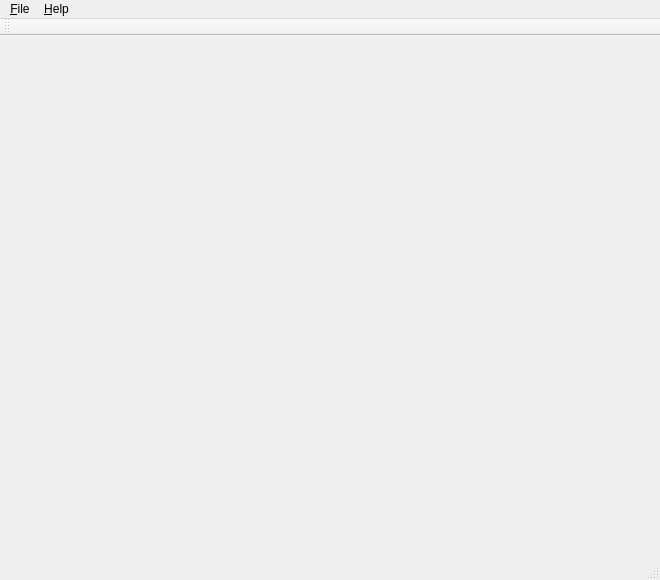
<?xml version="1.0" encoding="UTF-8"?>
<ui version="4.0">
 <class>MainWindow</class>
 <widget class="QMainWindow" name="MainWindow">
  <property name="geometry">
   <rect>
    <x>0</x>
    <y>0</y>
    <width>660</width>
    <height>580</height>
   </rect>
  </property>
  <property name="sizePolicy">
   <sizepolicy hsizetype="Expanding" vsizetype="Expanding">
    <horstretch>0</horstretch>
    <verstretch>0</verstretch>
   </sizepolicy>
  </property>
  <property name="windowTitle">
   <string>Foreign Book Reader</string>
  </property>
  <widget class="QWidget" name="centralWidget">
   <layout class="QVBoxLayout" name="verticalLayout">
    <item>
     <widget class="QOolTextEdit" name="textEdit" native="true"/>
    </item>
   </layout>
  </widget>
  <widget class="QMenuBar" name="menuBar">
   <property name="geometry">
    <rect>
     <x>0</x>
     <y>0</y>
     <width>660</width>
     <height>23</height>
    </rect>
   </property>
   <widget class="QMenu" name="menuFile">
    <property name="title">
     <string>&amp;File</string>
    </property>
    <addaction name="actionOpen"/>
    <addaction name="actionAddBookmark"/>
    <addaction name="actionChooseBookmark"/>
    <addaction name="actionDisplayWords"/>
    <addaction name="separator"/>
    <addaction name="actionExit"/>
   </widget>
   <widget class="QMenu" name="menuHelp">
    <property name="title">
     <string>&amp;Help</string>
    </property>
    <addaction name="actionAboutProgram"/>
    <addaction name="actionAboutQt"/>
   </widget>
   <addaction name="menuFile"/>
   <addaction name="menuHelp"/>
  </widget>
  <widget class="QToolBar" name="mainToolBar">
   <attribute name="toolBarArea">
    <enum>TopToolBarArea</enum>
   </attribute>
   <attribute name="toolBarBreak">
    <bool>false</bool>
   </attribute>
  </widget>
  <widget class="QStatusBar" name="statusBar"/>
  <action name="actionExit">
   <property name="text">
    <string>Exit</string>
   </property>
  </action>
  <action name="actionOpen">
   <property name="enabled">
    <bool>true</bool>
   </property>
   <property name="text">
    <string>Open</string>
   </property>
  </action>
  <action name="actionAddBookmark">
   <property name="enabled">
    <bool>false</bool>
   </property>
   <property name="text">
    <string>Add bookmark</string>
   </property>
  </action>
  <action name="actionChooseBookmark">
   <property name="enabled">
    <bool>false</bool>
   </property>
   <property name="text">
    <string>Choose bookmark</string>
   </property>
  </action>
  <action name="actionDisplayWords">
   <property name="enabled">
    <bool>false</bool>
   </property>
   <property name="text">
    <string>Display words</string>
   </property>
  </action>
  <action name="actionAboutQt">
   <property name="text">
    <string>About Qt</string>
   </property>
  </action>
  <action name="actionAboutProgram">
   <property name="text">
    <string>About Book Reader</string>
   </property>
  </action>
 </widget>
 <layoutdefault spacing="6" margin="8"/>
 <customwidgets>
  <customwidget>
   <class>QOolTextEdit</class>
   <extends>QWidget</extends>
   <header>qooltextedit.h</header>
  </customwidget>
 </customwidgets>
 <resources/>
 <connections/>
</ui>
